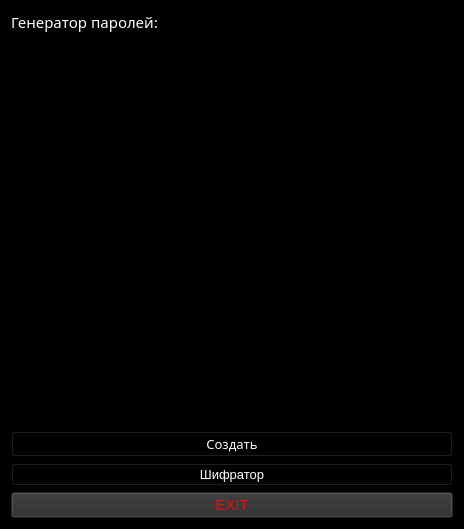
<?xml version="1.0" encoding="UTF-8"?>
<ui version="4.0">
 <class>pass</class>
 <widget class="QWidget" name="pass">
  <property name="geometry">
   <rect>
    <x>0</x>
    <y>0</y>
    <width>464</width>
    <height>529</height>
   </rect>
  </property>
  <property name="windowTitle">
   <string>.</string>
  </property>
  <property name="styleSheet">
   <string notr="true">background-color: rgb(0, 0, 0);</string>
  </property>
  <layout class="QGridLayout" name="gridLayout_2">
   <item row="0" column="0">
    <layout class="QGridLayout" name="gridLayout">
     <item row="1" column="0">
      <widget class="QTextEdit" name="textEdit">
       <property name="styleSheet">
        <string notr="true">background-image: url(:/puls.jpg);
border-image: url(:/puls.jpg);</string>
       </property>
      </widget>
     </item>
     <item row="8" column="0">
      <widget class="QPushButton" name="pushButton_3">
       <property name="font">
        <font>
         <pointsize>11</pointsize>
        </font>
       </property>
       <property name="styleSheet">
        <string notr="true">color: rgb(255, 0, 4);
background-color: rgb(45, 45, 45);</string>
       </property>
       <property name="text">
        <string>EXIT</string>
       </property>
      </widget>
     </item>
     <item row="6" column="0">
      <widget class="QPushButton" name="pushButton_2">
       <property name="font">
        <font>
         <pointsize>10</pointsize>
        </font>
       </property>
       <property name="styleSheet">
        <string notr="true">color: rgb(255, 255, 255);</string>
       </property>
       <property name="text">
        <string>Шифратор</string>
       </property>
      </widget>
     </item>
     <item row="5" column="0">
      <widget class="QPushButton" name="pushButton">
       <property name="font">
        <font>
         <family>OpenSymbol</family>
         <pointsize>10</pointsize>
        </font>
       </property>
       <property name="styleSheet">
        <string notr="true">color: rgb(255, 255, 255);</string>
       </property>
       <property name="text">
        <string>Создать</string>
       </property>
      </widget>
     </item>
     <item row="0" column="0">
      <widget class="QLabel" name="label">
       <property name="font">
        <font>
         <family>OpenSymbol</family>
         <pointsize>11</pointsize>
        </font>
       </property>
       <property name="styleSheet">
        <string notr="true">color: rgb(255, 255, 255);</string>
       </property>
       <property name="text">
        <string>Генератор паролей:</string>
       </property>
      </widget>
     </item>
    </layout>
   </item>
  </layout>
 </widget>
 <resources/>
 <connections/>
</ui>
